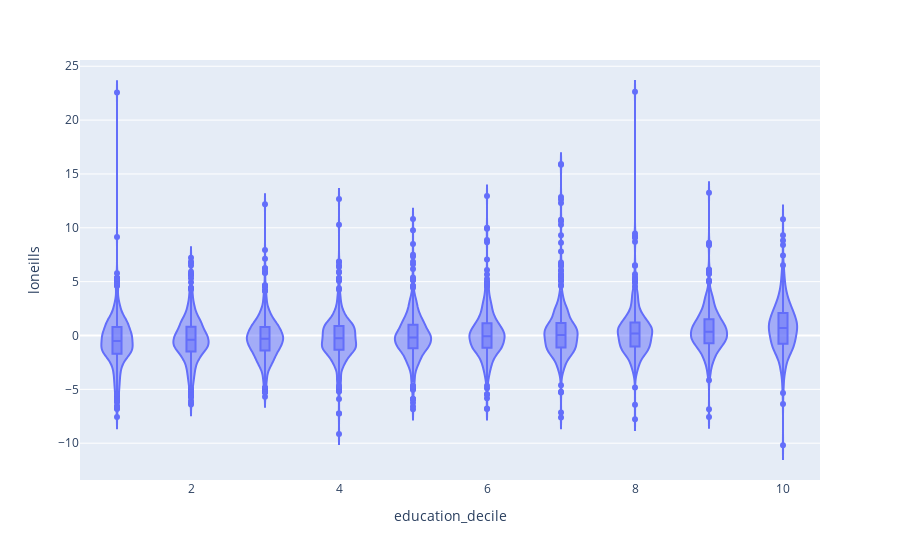

The cell this chart's notebook holds for it:
### Code cell
fig = px.violin(lonliness_imd_no_outl, y="loneills", x='education_decile', box=True, # draw box plot inside the violin
                 # can be 'outliers', or False
               )
fig.show()

### Figure 1 — Plotly figure (JSON) as saved in the notebook; plotly's stock layout.template omitted (floating-point values rounded to 4 significant figures; data arrays with more than 128 entries replaced by an {"elided": "..."} marker saying what was removed)
{"data": [{"alignmentgroup": "True", "box": {"visible": true}, "hovertemplate": "education_decile=%{x}<br>loneills=%{y}<extra></extra>", "legendgroup": "", "marker": {"color": "#636efa"}, "name": "", "offsetgroup": "", "orientation": "v", "scalegroup": "True", "showlegend": false, "type": "violin", "x": {"elided": "6269 int values"}, "x0": " ", "xaxis": "x", "y": {"elided": "6269 float values"}, "y0": " ", "yaxis": "y"}], "layout": {"legend": {"tracegroupgap": 0}, "margin": {"t": 60}, "violinmode": "group", "xaxis": {"anchor": "y", "domain": [0, 1], "title": {"text": "education_decile"}}, "yaxis": {"anchor": "x", "domain": [0, 1], "title": {"text": "loneills"}}}}
